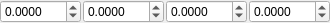
<?xml version="1.0" encoding="UTF-8"?>
<ui version="4.0">
 <class>EditableVec4Widget</class>
 <widget class="QWidget" name="EditableVec4Widget">
  <property name="geometry">
   <rect>
    <x>0</x>
    <y>0</y>
    <width>307</width>
    <height>20</height>
   </rect>
  </property>
  <property name="windowTitle">
   <string>Form</string>
  </property>
  <layout class="QHBoxLayout" name="horizontalLayout">
   <property name="spacing">
    <number>2</number>
   </property>
   <property name="leftMargin">
    <number>0</number>
   </property>
   <property name="topMargin">
    <number>0</number>
   </property>
   <property name="rightMargin">
    <number>0</number>
   </property>
   <property name="bottomMargin">
    <number>0</number>
   </property>
   <item>
    <widget class="QDoubleSpinBox" name="dsb_x">
     <property name="decimals">
      <number>4</number>
     </property>
     <property name="minimum">
      <double>-100.000000000000000</double>
     </property>
     <property name="maximum">
      <double>100.000000000000000</double>
     </property>
    </widget>
   </item>
   <item>
    <widget class="QDoubleSpinBox" name="dsb_y">
     <property name="decimals">
      <number>4</number>
     </property>
     <property name="minimum">
      <double>-100.000000000000000</double>
     </property>
     <property name="maximum">
      <double>100.000000000000000</double>
     </property>
    </widget>
   </item>
   <item>
    <widget class="QDoubleSpinBox" name="dsb_z">
     <property name="decimals">
      <number>4</number>
     </property>
     <property name="minimum">
      <double>-100.000000000000000</double>
     </property>
     <property name="maximum">
      <double>100.000000000000000</double>
     </property>
    </widget>
   </item>
   <item>
    <widget class="QDoubleSpinBox" name="dsb_w">
     <property name="decimals">
      <number>4</number>
     </property>
     <property name="minimum">
      <double>-100.000000000000000</double>
     </property>
     <property name="maximum">
      <double>100.000000000000000</double>
     </property>
    </widget>
   </item>
  </layout>
 </widget>
 <resources/>
 <connections/>
</ui>
